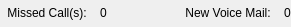
<ui version="4.0" >
 <author></author>
 <comment></comment>
 <exportmacro></exportmacro>
 <class>EventWidget</class>
 <widget class="QWidget" name="EventWidget" >
  <property name="geometry" >
   <rect>
    <x>0</x>
    <y>0</y>
    <width>291</width>
    <height>27</height>
   </rect>
  </property>
  <layout class="QGridLayout" >
   <property name="margin" >
    <number>0</number>
   </property>
   <property name="spacing" >
    <number>0</number>
   </property>
   <item row="0" column="2" >
    <layout class="QGridLayout" >
     <property name="margin" >
      <number>0</number>
     </property>
     <property name="spacing" >
      <number>6</number>
     </property>
     <item row="0" column="1" >
      <widget class="QLabel" name="voiceMailCountLabel" >
       <property name="text" >
        <string>0</string>
       </property>
      </widget>
     </item>
     <item row="0" column="0" >
      <widget class="QToolButton" name="voiceMailButton" >
       <property name="toolTip" >
        <string>Click here to call your voice mail</string>
       </property>
       <property name="text" >
        <string>New Voice Mail:</string>
       </property>
       <property name="icon" >
        <iconset resource="../../../../resources/wengophone.qrc" >:/pics/profilebar/event/voicemessage_new.png</iconset>
       </property>
       <property name="toolButtonStyle" >
        <enum>Qt::ToolButtonTextBesideIcon</enum>
       </property>
       <property name="autoRaise" >
        <bool>true</bool>
       </property>
      </widget>
     </item>
    </layout>
   </item>
   <item row="0" column="0" >
    <layout class="QGridLayout" >
     <property name="margin" >
      <number>0</number>
     </property>
     <property name="spacing" >
      <number>6</number>
     </property>
     <item row="0" column="0" >
      <widget class="QToolButton" name="missedCallButton" >
       <property name="toolTip" >
        <string>Click here to see missed call(s)</string>
       </property>
       <property name="text" >
        <string>Missed Call(s):</string>
       </property>
       <property name="icon" >
        <iconset resource="../../../../resources/wengophone.qrc" >:/pics/profilebar/event/call_missed.png</iconset>
       </property>
       <property name="toolButtonStyle" >
        <enum>Qt::ToolButtonTextBesideIcon</enum>
       </property>
       <property name="autoRaise" >
        <bool>true</bool>
       </property>
      </widget>
     </item>
     <item row="0" column="1" >
      <widget class="QLabel" name="missedCallCountLabel" >
       <property name="text" >
        <string>0</string>
       </property>
      </widget>
     </item>
    </layout>
   </item>
   <item row="0" column="1" >
    <spacer>
     <property name="orientation" >
      <enum>Qt::Horizontal</enum>
     </property>
     <property name="sizeHint" >
      <size>
       <width>47</width>
       <height>24</height>
      </size>
     </property>
    </spacer>
   </item>
  </layout>
 </widget>
 <pixmapfunction></pixmapfunction>
 <tabstops>
  <tabstop>missedCallButton</tabstop>
  <tabstop>voiceMailButton</tabstop>
 </tabstops>
 <resources>
  <include location="../../../../resources/wengophone.qrc" />
 </resources>
 <connections/>
</ui>
